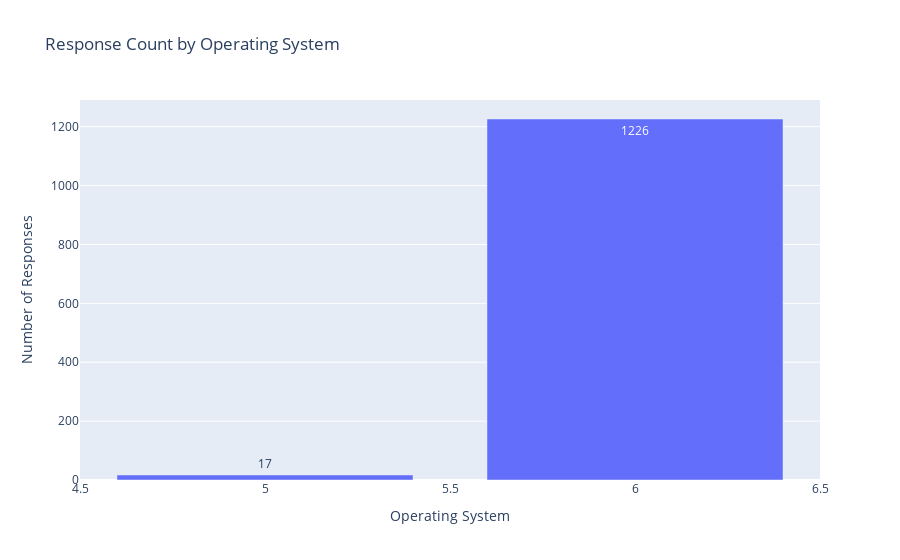

The cell this chart's notebook holds for it:
### Markdown cell above
#### **Analysis by Operating System**

The bar chart below shows response counts across different operating systems (`platform_os`), which may indicate distinct patterns in ad performance.

### Code cell
os_counts = (
    data[data['responded']]
    .groupby('platform_os')['responded']
    .count()
    .reset_index()
    .rename(columns={'responded': 'response_count'})
)

fig_os = px.bar(
    os_counts, 
    x='platform_os', 
    y='response_count',
    title='Response Count by Operating System',
    labels={'platform_os': 'Operating System', 'response_count': 'Number of Responses'},
    text='response_count'
)
fig_os.show()

### Figure 1 — Plotly figure (JSON) as saved in the notebook; plotly's stock layout.template omitted (floating-point values rounded to 4 significant figures)
{"data": [{"alignmentgroup": "True", "hovertemplate": "Operating System=%{x}<br>Number of Responses=%{text}<extra></extra>", "legendgroup": "", "marker": {"color": "#636efa", "pattern": {"shape": ""}}, "name": "", "offsetgroup": "", "orientation": "v", "showlegend": false, "text": [17, 1226], "textposition": "auto", "type": "bar", "x": [5, 6], "xaxis": "x", "y": [17, 1226], "yaxis": "y"}], "layout": {"barmode": "relative", "legend": {"tracegroupgap": 0}, "title": {"text": "Response Count by Operating System"}, "xaxis": {"anchor": "y", "domain": [0, 1], "title": {"text": "Operating System"}}, "yaxis": {"anchor": "x", "domain": [0, 1], "title": {"text": "Number of Responses"}}}}
